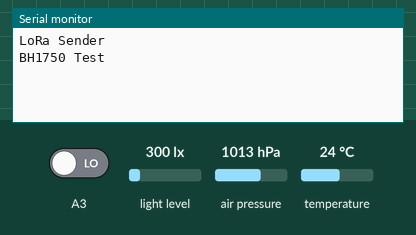
This sketch was run on a simulated Arduino Uno, built with avr-gcc and run on an emulated ATmega328P. On the bench: the last lines printed to the serial monitor. Inputs (shaded band) come from the test bench; at power-on: light level 300 lx, A3 LOW, air pressure 1013 hPa, temperature 24 °C. No radio packets arrive unless stated.

Above: at 1.2 s.
1.3 s: light level set to 40 lx
At 3.5 s:
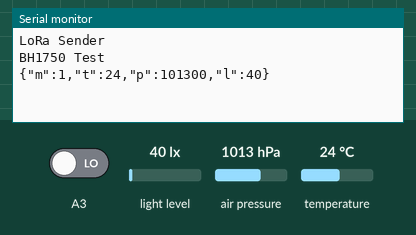
4.3 s: A3 driven HIGH
5.8 s: air pressure set to 952 hPa
At 7.0 s:
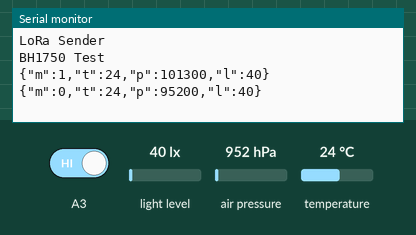
7.3 s: temperature set to 12 °C
8.8 s: A3 driven LOW
At 10.5 s:
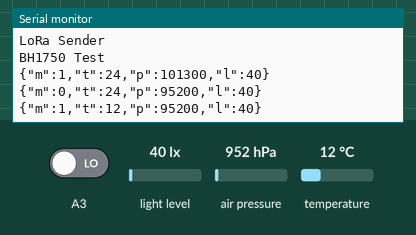

The sketch:

SEND.ino
```cpp
#include <ArduinoJson.h>
#include <SPI.h>
#include <LoRa.h>
#include <Wire.h>     // bmp 0x76     bh1750 0x23
#include <Adafruit_Sensor.h>
#include <Adafruit_BMP280.h>
#include <BH1750.h>
#define MUA 1 - digitalRead(A3)
BH1750 lightMeter(0x23);
Adafruit_BMP280 bmp; // I2C
int counter = 0;
float t, p, l;
String json;
unsigned long tg;
DynamicJsonBuffer jsonBuffer(100);
JsonObject& root = jsonBuffer.createObject();
void setup() {
  Serial.begin(9600);
  while (!Serial);

  Serial.println("LoRa Sender");
  if (!LoRa.begin(433E6)) {
    Serial.println("Starting LoRa failed!");
    while (1);
  }
  while (!bmp.begin(0x76, 0x58)) {
    Serial.println("Not Connect BMP");
    delay(500);
  }
  lightMeter.begin();
  Serial.println(F("BH1750 Test"));
}
void loop() {
  BMP();
  BH();
  LORA();
}
void BH() {
  l = lightMeter.readLightLevel();
}
void BMP() {
  t = bmp.readTemperature();
  p = bmp.readPressure();

}
void LORA() {
  root["m"] = MUA;
  root["t"] = t;
  root["p"] = p;
  root["l"] = l;
  if (millis() - tg > 3000) {
    LoRa.beginPacket();
    root.printTo(LoRa);
    LoRa.endPacket();
    root.printTo(Serial);
    Serial.println();
    tg = millis();
  }

}
```

Measured:
- after the input at 1.3 s, the serial monitor: prints a new line after 1.8 s (image 1)
- after the input at 5.8 s, the serial monitor: prints a new line after 0.33 s (image 2)
- after the input at 8.8 s, the serial monitor: prints a new line after 0.40 s (image 3)
